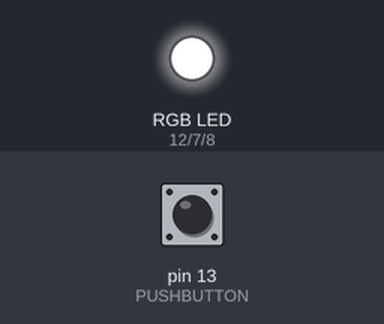
The sketch below on a simulated Arduino Uno, built with avr-gcc and run on an emulated ATmega328P. On the bench: an RGB LED mixed from three pins (HIGH = lit). Inputs (shaded band) come from the test bench; at power-on: pin 13 (PUSHBUTTON) HIGH.

Above: at 1.2 s.
1.3 s: pin 13 (PUSHBUTTON) pulled LOW for 0.15 s
At 1.37 s:
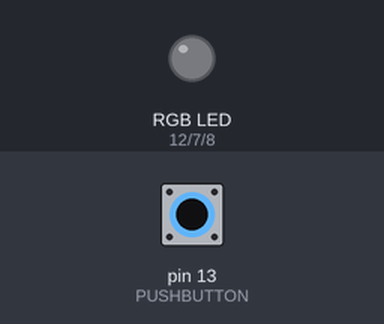
2.9 s: pin 13 (PUSHBUTTON) pulled LOW for 3.2 s
At 7.0 s:
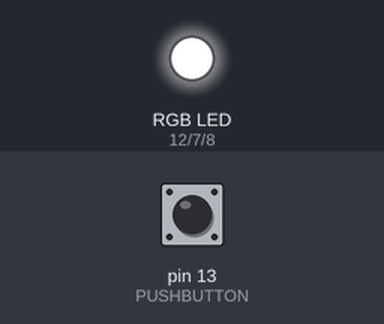
Timing chart, 0 to 8.5 s (numbered marks = the images above; inputs shaded):
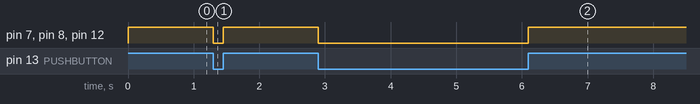

The sketch:

ALPHA._RGB_PB_white_.ino
```cpp
/*

The goal of this program is to demonstrate an alternative to an IF statement using
a pushbutton and an RGB. The RGB will be originally in an ON position, and when the pushbutton
will be pressed, the RGB will turn OFF. This will be wih the help of an internal
pull-down resistor.

*/

int PUSHBUTTON = 13; //set pin13 to PUSHBUTTON
int RED = 12 ; //set pin12 to RED
int BLUE = 8 ; //set pin8 to BLUE
int GREEN = 7 ; //set pin7 to GREEN

void setup() {
pinMode(PUSHBUTTON, INPUT_PULLUP); //set pushbutton as an INPUT (pull-up)
pinMode(RED, OUTPUT); //set RED as an OUTPUT
pinMode(BLUE, OUTPUT); //set BLUE as an OUTPUT
pinMode(GREEN, OUTPUT); //set GREEN as an OUTPUT


}

void loop() {

int STATE = digitalRead(PUSHBUTTON); /*read the state of the input, and set it as
an int to indicate the pushbutton state */

digitalWrite(RED, STATE); //if the pushbutton state is ON, turn on red pins
digitalWrite(BLUE, STATE); //if the pushbutton state is ON, turn on blue pins
digitalWrite(GREEN, STATE); //if the pushbutton state is ON, turn on green pins

}
```

Measured:
- after the input at 1.3 s, pin 7 (GREEN), pin 8 (BLUE), pin 12 (RED): HIGH → LOW at once, → HIGH 0.15 s later
- after the input at 2.9 s, pin 7 (GREEN), pin 8 (BLUE), pin 12 (RED): HIGH → LOW at once, → HIGH 3.2 s later
